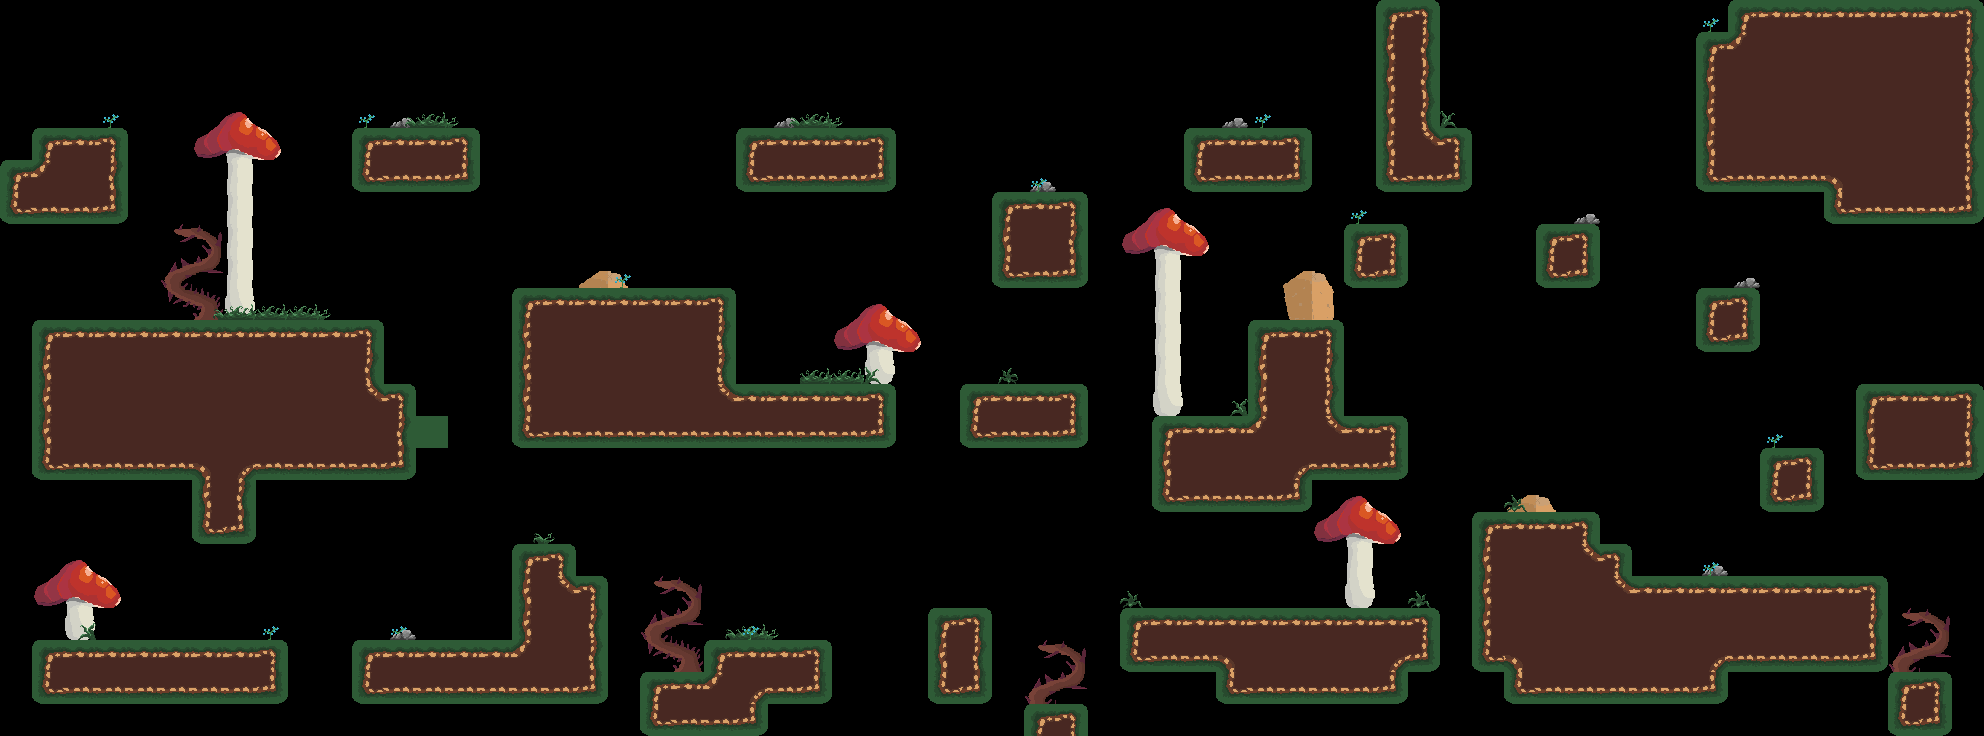

This game map was drawn from its Tiled (.tmx) file and the tilesets committed beside it. A one-line description and the trimmed map source follow:
An orthogonal 62x23 tile map with 32x32 px tiles, 2 tile layers (Background, Foreground) and 55 objects (8x Damage, Portal, Shroom, Start).

<map version="1.10" tiledversion="1.11.0" orientation="orthogonal" renderorder="right-down" width="62" height="23" tilewidth="32" tileheight="32" infinite="0" nextlayerid="5" nextobjectid="150">
 <tileset firstgid="1" name="tilemaptest" tilewidth="32" tileheight="32" tilecount="270" columns="18">
  <image source="tileset.png" width="576" height="480" />
 </tileset>
 <layer id="1" name="Background" class="root" width="62" height="23">
  <data>[1426 cells, 770 non-empty, 63 distinct tile ids]</data>
 </layer>
 <layer id="4" name="Foreground" width="62" height="23">
  <data>[1426 cells, 232 non-empty, 22 distinct tile ids]</data>
 </layer>
 <objectgroup color="#686868" id="2" name="Collisions">
  <object id="54" x="997.216" y="196.045" width="87.8409" height="87.3182" />
  <object id="55" x="521.636" y="387.75" width="369.765" height="49.9773" />
  <object id="56" x="518.333" y="291.25" width="214" height="110.25" />
  <object id="57" x="964.375" y="388.75" width="118.25" height="54.625" />
  <object id="58" x="1251" y="324" width="89.5" height="110.5" />
  <object id="59" x="1265.17" y="419.333" width="138.083" height="56.3333" />
  <object id="60" x="1155.5" y="418.417" width="150.667" height="89.75" />
  <object id="62" x="1120" y="614.375" width="315.367" height="62.375" />
  <object id="63" x="930.5" y="614.051" width="61.5" height="61.6989" />
  <object id="64" x="706.5" y="642.5" width="121" height="34.5" />
  <object id="65" x="513.125" y="581.792" width="98.25" height="93.833" />
  <object id="85" x="738" y="130.125" width="153.75" height="58.875" />
  <object id="87" x="1126" y="610.5" width="308.167" height="5.75" />
  <object id="94" x="34.3333" y="643.333" width="250.333" height="50.25" />
  <object id="95" x="356.333" y="643.333" width="187.667" height="64.3333" />
  <object id="96" x="1472.67" y="514" width="126" height="158.333" />
  <object id="98" x="1596.18" y="546.727" width="33.7273" height="42.7273" />
  <object id="99" x="1580.33" y="579.167" width="304" height="125" />
  <object id="101" x="1860.5" y="387.25" width="91.5" height="88.75" />
  <object id="104" x="1348.25" y="228.25" width="56.5" height="56" />
  <object id="105" x="1699" y="292" width="56.5" height="56" />
  <object id="106" x="1763.25" y="451.833" width="58.1667" height="57.6667" />
  <object id="107" x="1702.42" y="37.6667" width="274.5" height="145.333" />
  <object id="108" x="1837.08" y="161" width="139.5" height="52.6667" />
  <object id="110" x="1382.25" y="3.58333" width="56.25" height="182.167" />
  <object id="112" x="1431.3" y="130.273" width="48.1515" height="56.4545" />
  <object id="114" x="1186.36" y="130.364" width="121.636" height="58.0909" />
  <object id="115" x="23.6667" y="324.333" width="349.985" height="148.667" />
  <object id="118" x="355.333" y="131" width="120.667" height="57.3333" />
  <object id="119" x="35" y="131" width="89.3333" height="88.3333" />
  <object id="120" x="1539.25" y="226.667" width="57.5" height="57.3333" />
  <object id="132" x="224" y="147" width="29.3333" height="173" />
  <object id="133" x="-58.3335" y="-129.834" width="92.667" height="990.167" />
  <object id="134" x="203.5" y="136.875" width="69.375" height="15.5" />
  <object id="135" x="220.5" y="124" width="31.875" height="18.625" />
  <object id="136" x="197.333" y="459" width="56.0003" height="79.0003" />
  <object id="137" x="357.531" y="389.303" width="44.7958" height="84.4098" />
  <object id="138" x="394.826" y="422.545" width="52.4773" height="20.6667" />
  <object id="140" x="1732.33" y="4.33333" width="244.333" height="54" />
  <object id="141" x="1973.67" y="-163.084" width="92.667" height="990.167" />
  <object id="145" x="1382.3" y="169.341" width="21.5" height="83.25" />
  <object id="146" x="1349.33" y="276.5" width="23.3333" height="73.0833" />
  <object id="147" x="1313.04" y="324.008" width="56.6666" height="10.4166" />
  <object id="149" x="514.568" y="552.265" width="56.6818" height="93.1512" />
 </objectgroup>
 <objectgroup color="#ff5500" id="3" name="InteractiveObjects">
  <object id="19" type="Portal" x="1862.62" y="277.791" width="88" height="105" />
  <object id="20" type="Shroom" x="51.525" y="113.958" />
  <object id="71" type="Damage" x="1424" y="669.66" width="64.6667" height="36.6736" />
  <object id="88" type="Damage" x="979" y="637.333" width="164.667" height="63" />
  <object id="89" type="Damage" x="799.666" y="674.096" width="164.667" height="33.5707" />
  <object id="91" type="Damage" x="232.333" y="692.787" width="164.667" height="16.2128" />
  <object id="121" type="Damage" x="578.667" y="667.286" width="164.667" height="37.7138" />
  <object id="122" type="Damage" x="641.167" y="576.654" width="62.167" height="94.6924" />
  <object id="123" type="Damage" x="1886" y="602" width="73.3333" height="78" />
  <object id="126" type="Damage" x="160" y="224" width="64" height="96" />
  <object id="143" type="Start" x="108.667" y="525" />
 </objectgroup>
</map>